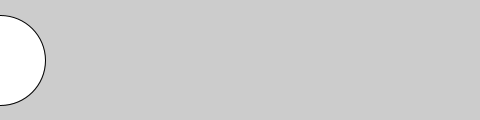
Frame 1 (no input)
Frame 60 (the mouse pressed at the canvas centre just before this capture): identical to frame 1, image omitted
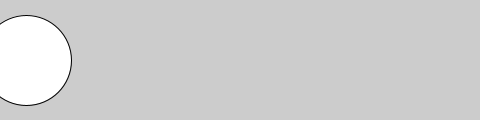
Frame 120 (the mouse held since frame 60 and released just before this capture)

The Processing sketch that drew these frames (run headless with seeded random() and noise(); from frame 60 on, the mouse is pressed at the canvas centre):

// Processing sketch: Ex_08_11
// ── Ex_08_11.pde
int time1 = 2000;
int time2 = 4000;
float x = 0;

void setup() {
  size(480, 120);
}

void draw() {
  int currentTime = millis();
  background(204);
  if (currentTime > time2) {
    x -= 0.5;
  } else if (currentTime > time1) {
    x += 2;
  }
  ellipse(x, 60, 90, 90);
}
